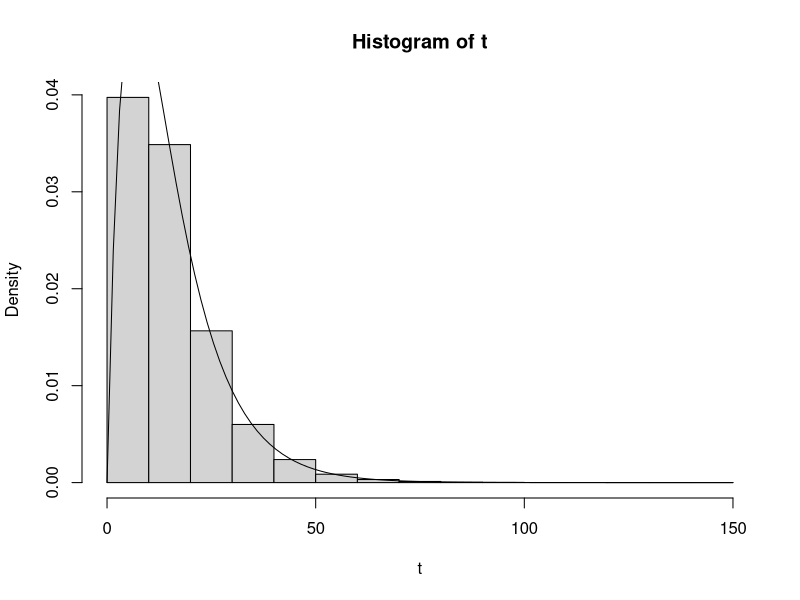

Write R code to recreate this figure.
density.function <- function(t) {
  if (t[1] <= 0)
    return(c(0))
  return(c(0.2 * exp(-0.1 * t) - 0.2 * exp(-0.2 * t)))
}
t <- replicate(100000, max(c(rexp(1,1/10),rexp(1,1/10))))
hist(t,breaks=20, probability = TRUE)
x <- t
curve(expr = sapply(x, density.function), add = TRUE)
mean(t)
gt_15_years = length(t[t>15]) / length (t)
gt_15_years
abs(gt_15_years - 0.3964)
